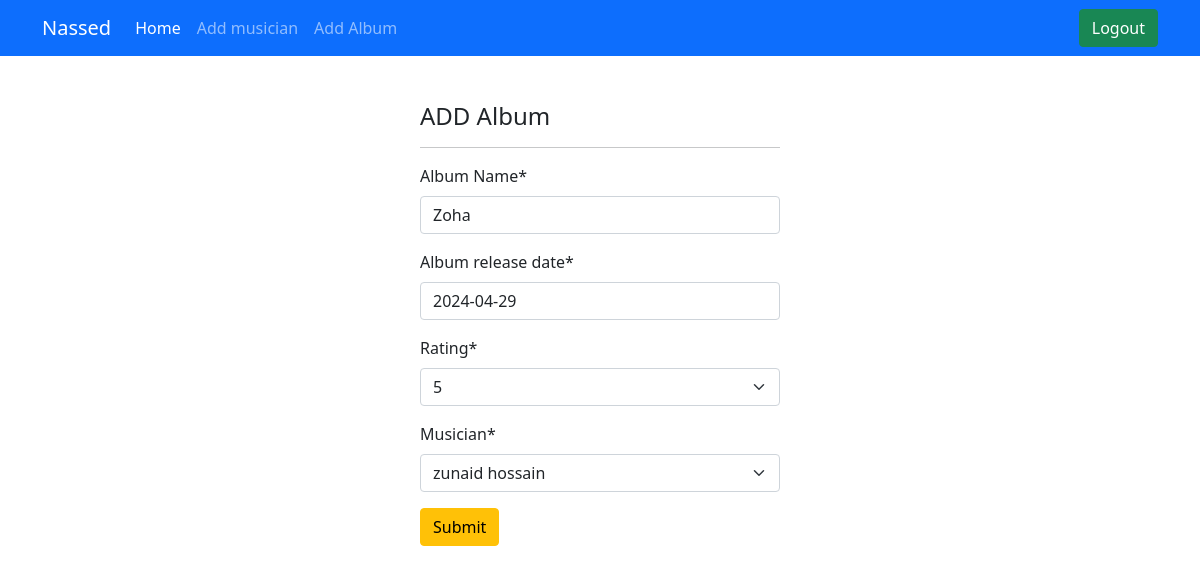
Page /Album/edit/3 (signed in) on the committed database.
### Album/models.py (models this page shows, shortened)
class Album(models.Model):
    Album_Name=models.CharField(max_length=50)
    Album_release_date=models.DateField()
    Rating = models.IntegerField(choices=((1, '1'), (2, '2'), (3, '3'), (4, '4'), (5, '5')))
    musician=models.ForeignKey(musician,on_delete=models.CASCADE )

### Album/views.py (the view)
# urls.py: path('edit/<int:id>',views.edit.as_view(),name="edit")
@method_decorator(login_required(login_url='/musician/login'), name='dispatch')
class edit(UpdateView):
    model = Album
    form_class = forms.AlbumForm
    template_name = 'album.html'
    success_url = reverse_lazy('home')
    pk_url_kwarg = 'id'

### Album/forms.py
class AlbumForm(forms.ModelForm):
    class Meta:
        model= Album
        fields='__all__'

### musician/models.py (called while the page is built)
    def __str__(self):
        return self.First_Name+" "+self.Last_Name

### Album/templates/album.html (shortened to what this page needs)
{% extends "home.html" %}
{% load crispy_forms_tags %}
{% block container %}
<form  method ="post" class="form" style=" width: 35%;margin: auto; box-shadow:##0D6EFD  0px 100px 600px -50px;padding:30px; ">
    <h4 class="my-3">ADD Album</h4>
    <hr>
    {{ form |crispy }}
    <button class="btn btn-warning" type="submit"><a href=""></a>Submit</button>
{% endblock container %}

### rows in the picture
Album: Album_Name "Zoha", Album_release_date "2024-04-29", Rating "5", musician "zunaid hossain"
